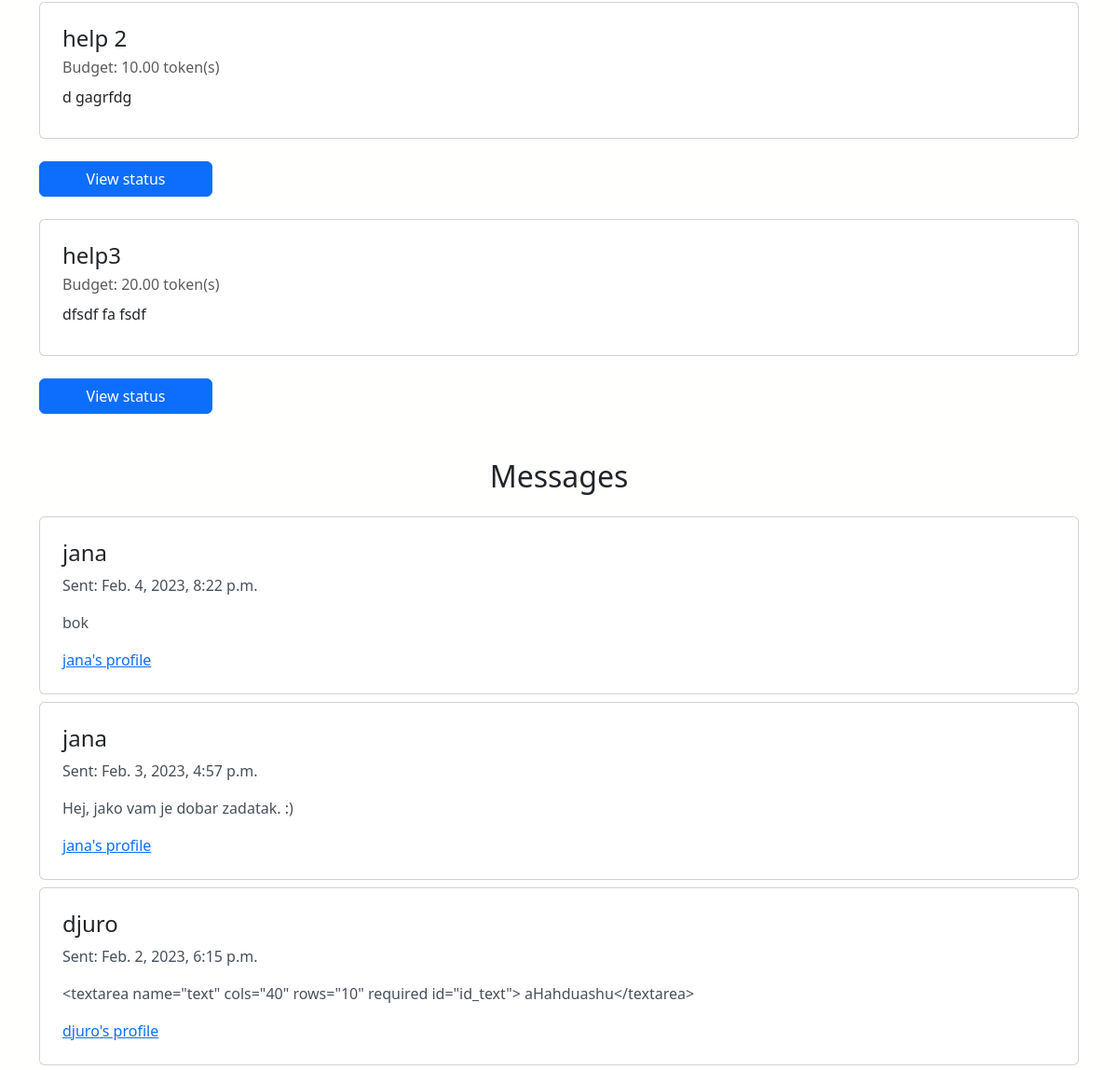
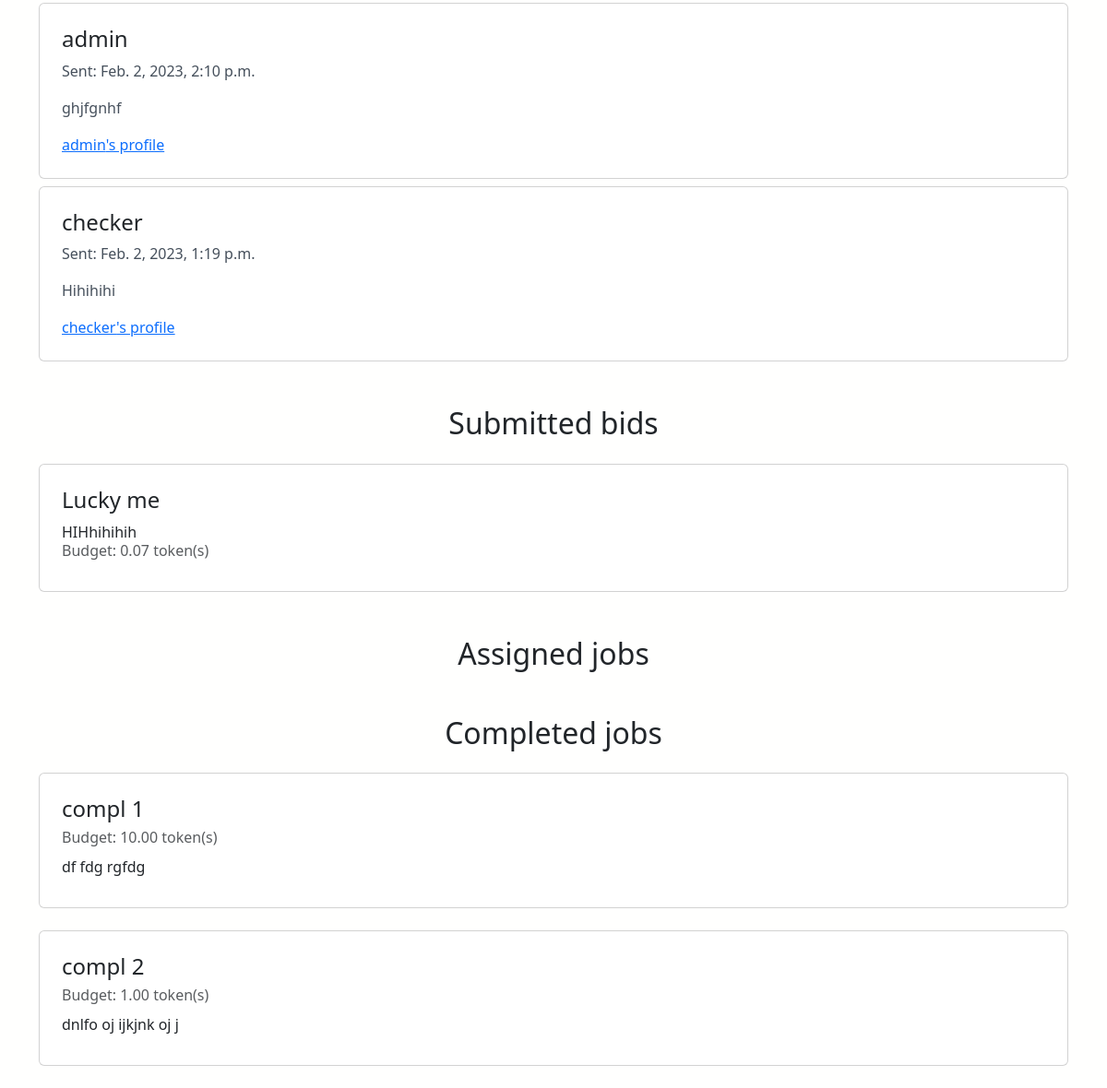
Page /dashboard (signed in, lower part) on the earlier database version (2 pictures, top to bottom).
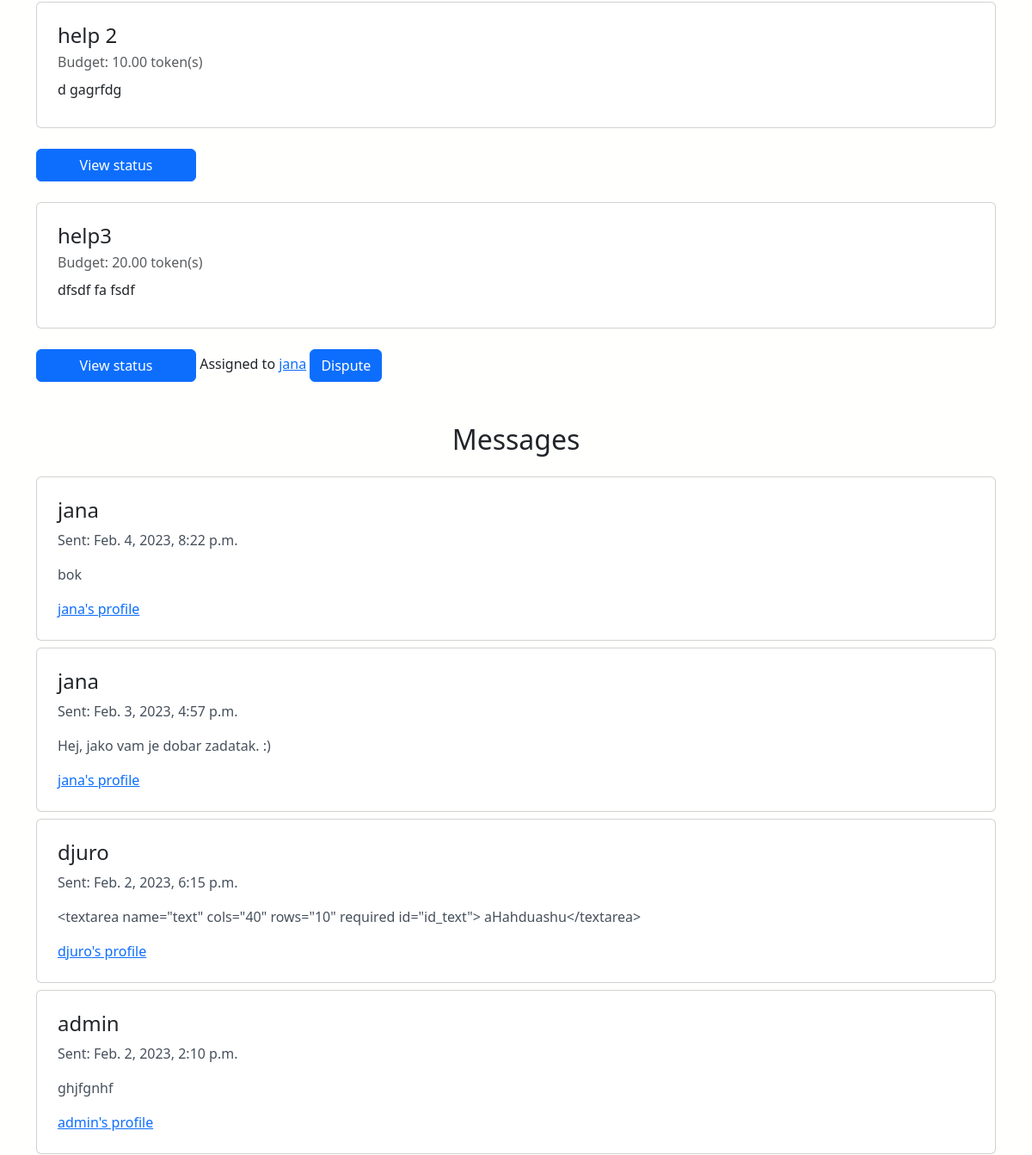
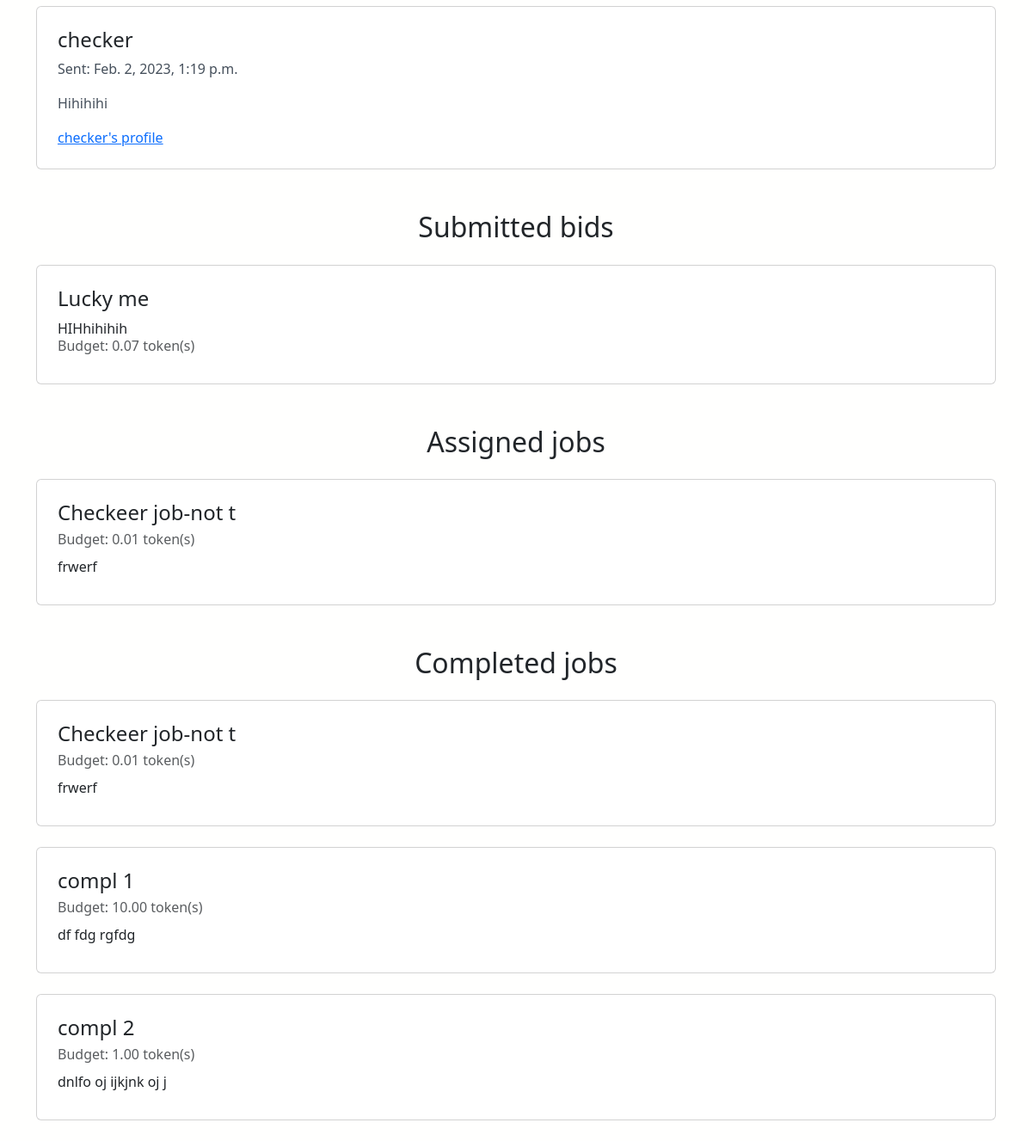
Same page on the later database version (2 pictures, top to bottom).
### app/models.py (models this page shows, shortened)
class Job(models.Model):
    user = models.ForeignKey(User, on_delete=models.CASCADE, related_name="user")
    title = models.TextField(blank=False, unique=True)
    description = models.TextField(blank=False)
    source_language = models.TextField(blank=False)
    target_language = models.TextField(blank=False)
    job_field = models.CharField(
        max_length=4,
        choices=JobField.JOB_CHOICES,
        default=JobField.LITERATURE,
    )
    budget = models.DecimalField(max_digits=10, decimal_places=2, default=0.0)
    text = models.TextField(blank=False)
    assigned_to = models.ForeignKey(
        "JobBid",
        on_delete=models.CASCADE,
        blank=True,
        null=True,
        related_name="assigned_to",
    )
    is_assigned = models.BooleanField(default=False)
    is_completed = models.BooleanField(default=False)
    translator = models.ForeignKey(
        User,
        on_delete=models.SET_NULL,
        blank=True,
        null=True,
        related_name="set_as_translator_of_job",
    )
    translation = models.TextField(blank=True, null=True)
    dispute = models.TextField(blank=True, null=True)

class Message(models.Model):
    from_user = models.ForeignKey(
        User, on_delete=models.CASCADE, related_name="from_user_message_set"
    )
    to_user = models.ForeignKey(
        User, on_delete=models.CASCADE, related_name="to_user_message_set"
    )
    job = models.ForeignKey(Job, on_delete=models.CASCADE)
    text = models.TextField()
    send_date = models.DateTimeField(default=datetime.datetime.now)

class JobBid(models.Model):
    bid_user = models.ForeignKey(User, on_delete=models.CASCADE, related_name="bider")
    job = models.ForeignKey(Job, on_delete=models.CASCADE)
    bid = models.DecimalField(max_digits=10, decimal_places=2, default=0.0)

### app/views.py (the view)
# urls.py: path("dashboard", views.dashboard, name="dashboard"),
def dashboard(request):
    user = request.user
    jobs = Job.objects.filter(user=user)
    messages = Message.objects.filter(to_user=user).order_by("send_date").reverse()
    bids = []
    temp = JobBid.objects.all()
    for job in jobs:
        for bid in temp:
            if bid.job == job:
                bids.append(bid)
    translators_bid = JobBid.objects.filter(Q(bid_user=user))
    assigned_jobs = Job.objects.filter(
        Q(translator=user), Q(is_assigned=True)
    )  # jobs that are not from user
    completed_jobs = Job.objects.filter(Q(translator=user), Q(is_completed=True))
    context = {
        "user": user,
        "jobs": jobs,
        "messages": messages,
        "bids": bids,
        "translator_bids": translators_bid,
        "assigned_jobs": assigned_jobs,
        "completed_jobs": completed_jobs,
    }
    return render(request, "app/dashboard.html", context)

### app/templates/app/dashboard.html (shortened to what this page needs)
{% extends 'app/base.html' %}
{% block content %}
  <div class="mb-5">
    {% for job in jobs %}
      {% include 'includes/job_card.html' with job=job %}
      <a href="{% url 'app:job_status' job.id %}" class="btn btn-primary col-2">View status</a>
      {% if job.is_assigned %}
        Assigned to <a href="{% url 'app:profile' job.assigned_to.bid_user.id %}">{{ job.assigned_to.bid_user.username }}</a>
        {% if job.is_completed %}
          <a href="{% url 'app:dispute_job' job.id %}" class="btn btn-primary mx-auto">Dispute</a>
        {% endif %}
      {% endif %}
    {% empty %}
      <div class="row">
        No jobs posted.
      </div>
    {% endfor %}
  </div>
  <h2 class="text-center mt-5 mb-4">Messages</h2>
  <div class="mb-4">
    {% for message in messages %}
      <div class="card my-2">
        <div class="card-body m-2">
          <h4>{{ message.from_user.username }}</h4>
          <p>Sent: {{ message.send_date }}</p>
          <p>{{ message.text }}</p>
          <a href="{% url 'app:profile' message.from_user.id %}" class="card-link">{{ message.from_user }}'s profile</a>
        </div>
      </div>
    {% empty %}
      <div class="row">
        No messages.
      </div>
    {% endfor %}
  </div>
  {% if user.userprofile.is_translator %}
    <h2 class="text-center mt-5 mb-4">Submitted bids</h2>
    {% for bid in translator_bids %}
      {% include 'includes/bid_form.html' with job_bid=bid %}
    {% endfor %}
    <h2 class="text-center mt-5 mb-4">Assigned jobs</h2>
    {% for a_job in assigned_jobs %}
      {% include 'includes/job_card.html' with job=a_job %}
    {% endfor %}
    <h2 class="text-center mt-5 mb-4">Completed jobs</h2>
    {% for c_job in completed_jobs %}
      {% include 'includes/job_card.html' with job=c_job %}
    {% endfor %}
  {% endif %}
{% endblock content %}

### app/templates/includes/job_card.html
<div class="card my-4">
  <div class="card-body m-2">
    <div class="row">
      <h4 class="card-title">{{ job.title }}</h4>
    </div>
    <div class="card-subtitle mb-2 text-muted">Budget: {{ job.budget }} token(s)</div>
    <div class="card-text mb-2">{{ job.description }}</div>
  </div>
</div>

### app/templates/includes/bid_form.html
<div class="card my-4">
    <div class="card-body m-2">
      <h4 class="card-title">{{ job_bid.job.title }}</h4>
      <div class="card-text">{{ job_bid.job.description }}</div>
      <div class="card-subtitle mb-2 text-muted">Budget: {{ job_bid.bid }} token(s)</div>
    </div>
  </div>

Differences in the rows shown:
changed Job "help3": assigned_to_id empty → 5 (drawn); assigned_to.bid_user.username (not shown) → "jana"; is_assigned False → True (drawn)
now on this page (row edited): Job: title "Checkeer job-not t", budget "0.01", description "frwerf"
